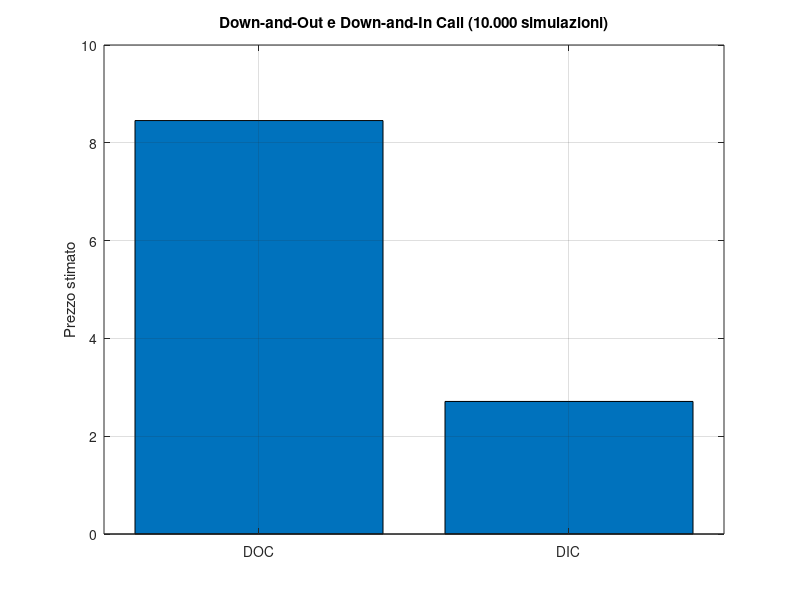

This figure's MATLAB source:
%es cap 13 n9
clc; clear all; close all;

S0 = 100;      
K  = 110;       
T  = 1;         
r  = 0.08;      
sigma = 0.30;   
H = 90;         

dt = 1/252;
Nsteps = T / dt;

numSim = 10000;  

payoff_DOC = zeros(numSim,1);
payoff_DIC = zeros(numSim,1);

%% MONTE CARLO
for i = 1:numSim
    
    S = S0;
    barrier_hit = false;

    for t = 1:Nsteps
        dW = randn * sqrt(dt);
        S = S * exp((r - 0.5*sigma^2)*dt + sigma*dW);

        if S <= H
            barrier_hit = true;
        end
    end

    payoff_vanilla = max(S - K, 0);

    % Down-and-Out: payoff solo se NON tocca barriera
    if ~barrier_hit
        payoff_DOC(i) = payoff_vanilla;
    end

    % Down-and-In: payoff solo se tocca barriera
    if barrier_hit
        payoff_DIC(i) = payoff_vanilla;
    end
end

%% SCONTO A T=0
DOC_price = exp(-r*T) * mean(payoff_DOC);
DIC_price = exp(-r*T) * mean(payoff_DIC);

fprintf("Down-and-Out Call price (10.000 sims): %.4f\n", DOC_price);
fprintf("Down-and-In  Call price (10.000 sims): %.4f\n", DIC_price);

%% GRAFICO DEI PREZZI (una sola simulazione)
figure;
bar([DOC_price, DIC_price])
set(gca,'XTickLabel',{'DOC','DIC'})
ylabel('Prezzo stimato')
title('Down-and-Out e Down-and-In Call (10.000 simulazioni)')
grid on
